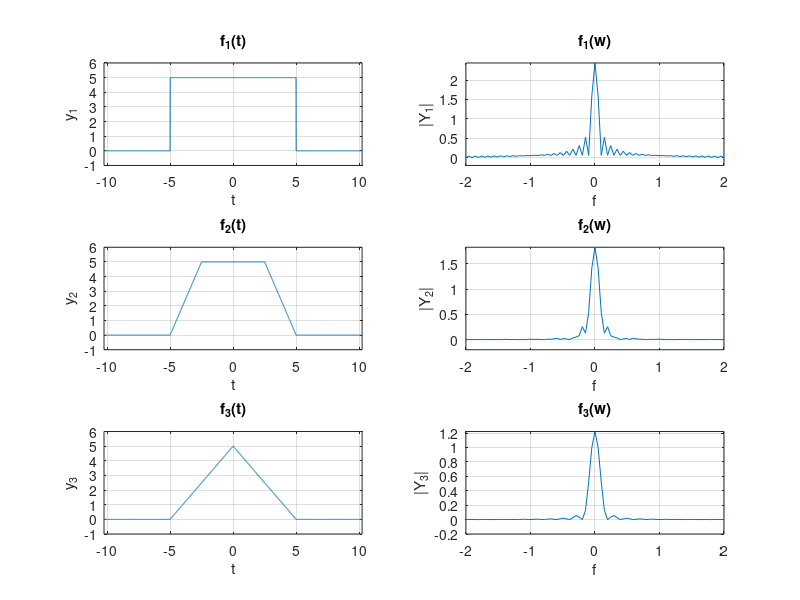

Write the MATLAB code that produced this figure.
%init
close all;
clear all;
clc;

%config
A = 5;
T = 10;
N = 2 ^ 11;
dt = 1e-2;

%func
function y = f1(t, T, A)
    y = zeros(1, length(t));

    for i = 1:length(t)
        if((t(i) < (T / 2)) && (t(i) > (- T / 2)))
            y(i) = A;
        else
            y(i) = 0;
        end
    end
end

function y = f2(t, T, A)
    y = zeros(1, length(t));
    
    for i = 1:length(t)
        if((t(i) <= (T / 4)) && (t(i) >= (- T / 4)))
            y(i) = A;
        elseif((t(i) <= (T / 2)) && (t(i) > (T / 4)))
            y(i) = (- A / (T / 4)) * (t(i) - T / 2);
        elseif((t(i) < (- T / 4)) && (t(i) >= (- T / 2)))
            y(i) = (A / (T / 4)) * (t(i) + T / 2);
        else
            y(i) = 0;
        end
    end
end

function y = f3(t, T, A)
    for i = 1:length(t)
        if((t(i) <= (T / 2)) && (t(i) >= 0))
            y(i) = (-A / (T / 2)) * (t(i) - T / 2);
        elseif((t(i) < (0)) && (t(i) >= (- T / 2)))
            y(i) = (A / (T / 2)) * (t(i) + T / 2);
        else
            y(i) = 0;
        end
    end
end

%x
t = (- N / 2 : N / 2 - 1) * dt;
f = (- N / 2 : N / 2 - 1) / (N * dt);

%y
y1 = f1(t, T, A);
y2 = f2(t, T, A);
y3 = f3(t, T, A);

Y1 = abs(fftshift(fft(y1, N))) / N;
Y2 = abs(fftshift(fft(y2, N))) / N;
Y3 = abs(fftshift(fft(y3, N))) / N;

%plot
figure;

subplot(3, 2, 1);
plot(t, y1);
grid on;
xlim([min(t), max(t)]);
ylim([min(y1) - 1, max(y1) + 1]);
xlabel("t");
ylabel("y_1");
title("f_1(t)");

subplot(3, 2, 2);
plot(f, Y1);
grid on;
xlim([-2, 2]);
ylim([min(Y1) - 0.2, max(Y1)]);
xlabel("f");
ylabel("|Y_1|");
title("f_1(w)");

subplot(3, 2, 3);
plot(t, y2);
grid on;
xlim([min(t), max(t)]);
ylim([min(y2) - 1, max(y2) + 1]);
xlabel("t");
ylabel("y_2");
title("f_2(t)");

subplot(3, 2, 4);
plot(f, Y2);
grid on;
xlim([-2, 2]);
ylim([min(Y2) - 0.2, max(Y2)]);
xlabel("f");
ylabel("|Y_2|");
title("f_2(w)");

subplot(3, 2, 5);
plot(t, y3);
grid on;
xlim([min(t), max(t)]);
ylim([min(y3) - 1, max(y3) + 1]);
xlabel("t");
ylabel("y_3");
title("f_3(t)");

subplot(3, 2, 6);
plot(f, Y3);
grid on;
xlim([-2, 2]);
ylim([min(Y3) - 0.2, max(Y3)]);
xlabel("f");
ylabel("|Y_3|");
title("f_3(w)");

%save
saveas(gcf, "Q1_1.png");
